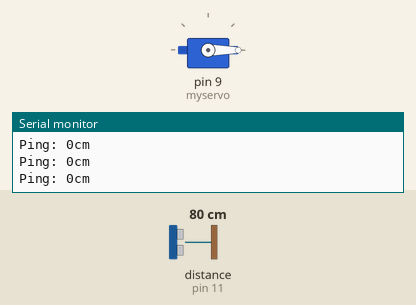
Bench run of a sketch on a simulated Arduino Uno, built with avr-gcc and run on an emulated ATmega328P. Shown: servo, the last lines printed to the serial monitor. The test bench sets the inputs (shaded band); at power-on: distance to the obstacle (sensor on pin 11) 80 cm. The echo pulse lasts 58.3 µs per cm.

Above: at 1.2 s.
1.3 s: distance to the obstacle (sensor on pin 11) set to 55 cm
2.8 s: distance to the obstacle (sensor on pin 11) set to 45 cm
At 3.7 s:
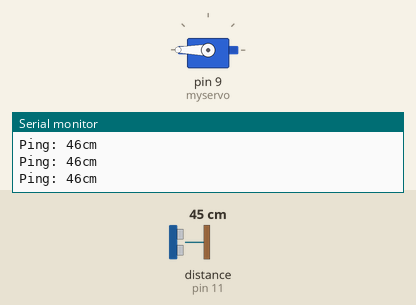
4.3 s: distance to the obstacle (sensor on pin 11) set to 6 cm
5.8 s: distance to the obstacle (sensor on pin 11) set to 3 cm
At 6.4 s:
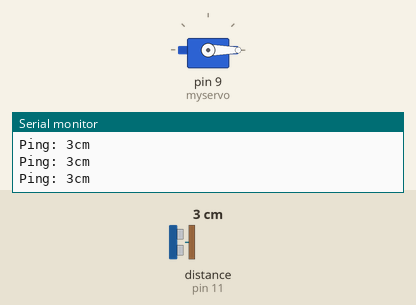
7.3 s: distance to the obstacle (sensor on pin 11) set to 9 cm
At 8.0 s:
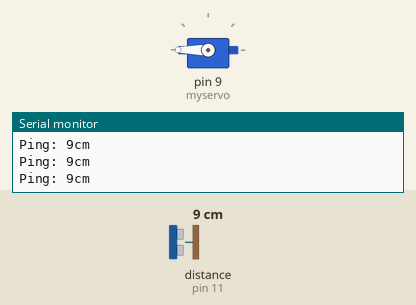
Timing chart, 0 to 9.8 s (numbered marks = the images above; inputs shaded):
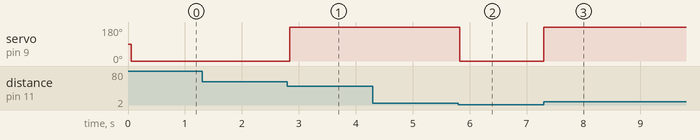

Measured:
- the behaviour switches between 51 and 50 cm on distance to the obstacle (sensor on pin 11) (found by bisection; images 0 and 1)
- the behaviour switches between 5 and 4 cm on distance to the obstacle (sensor on pin 11) (found by bisection; images 1 and 2)
- after the input at 2.8 s, servo on pin 9 (myservo): 0° → 180° at once
- after the input at 5.8 s, servo on pin 9 (myservo): 180° → 0° at once
- after the input at 7.3 s, servo on pin 9 (myservo): 0° → 180° at once

The sketch:

Ultrasonic_Using_Library_Newping.ino
```cpp
#include <NewPing.h>
#include <Servo.h> // menyertakan library servo ke dalam program
Servo myservo;     // variable untuk menyimpan posisi data
int pos = 00;

#define TRIGGER_PIN 12 // Arduino pin tied to trigger pin on the ultrasonic sensor.
#define ECHO_PIN 11 // Arduino pin tied to echo pin on the ultrasonic sensor.
#define MAX_DISTANCE 50 // Maximum distance we want to ping for (in centimeters). Maximum sensor distance is rated at 400-500cm.

NewPing sonar(TRIGGER_PIN, ECHO_PIN, MAX_DISTANCE); // NewPing setup of pins and maximum distance.

void setup() {
  Serial.begin(115200); // Open serial monitor at 115200 baud to see ping results.
  myservo.attach(9);
}

void loop() {
  delay(50); // Wait 50ms between pings (about 20 pings/sec). 29ms should be the shortest delay between pings.
  int jarak = sonar.ping_cm(); // Send out the ping, get the results in centimeters.
  Serial.print("Ping: ");
  Serial.print(jarak); // Print the result (0 = outside the set distance range, no ping echo)
  Serial.println("cm");
  if (jarak>=5){
     myservo.write(180);
  }else{
     myservo.write(0);
  }
}
```
